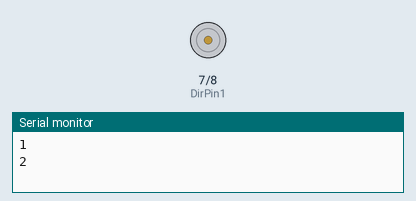
Bench run of a sketch on a simulated Arduino Uno, built with avr-gcc and run on an emulated ATmega328P. On the bench: motor-driver pin pairs drawn as motors (green arrow = first pin HIGH = forward, orange = second pin HIGH = backward, longer = more drive, scaled by the enable pin), the last lines printed to the serial monitor.

Above: at 0.1 s.
At 6.6 s:
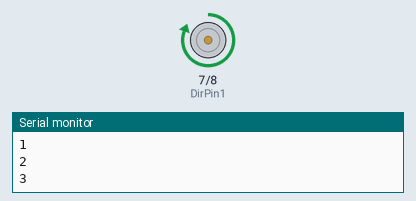
At 31.23 s:
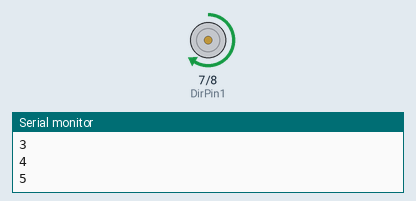
At 39.74 s:
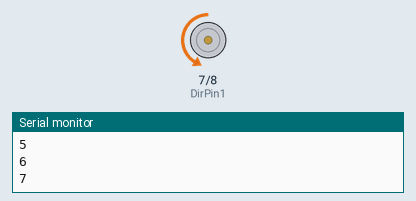
Timing chart, 0 to 40.0 s (numbered marks = the images above):
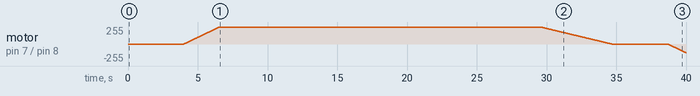

Measured:
- by itself, motor on pin 7 (DirPin1) / pin 8 (DirPin2): rises from stopped to forward 255/255 in 2.5 s, then falls to backward 131/255 in 33.4 s

The sketch:

State_Machine.ino
```cpp
int  InputNum, Speed_value;
const byte PWMPin = 6;
const byte DirPin1 = 7;
const byte DirPin2 = 8;

const byte interruptPinA = 2;
const byte interruptPinB = 3;
volatile long EncoderCount = 0; //volatile global varaible to update variable

float theta, RPM;
float  theta_prev = 0;
float CountPerRev = 484; //input 12V will have to run at 600 RPM

unsigned long t;
int dt; //change of time
unsigned long t_prev = 0; //previous time
int dt_desired = 20;

int PWMvalue = 255;


void setup() {
  // put your setup code here, to run once:

  // put your setup code here, to run once:
  Serial.begin(9600);
  pinMode(DirPin1, OUTPUT);
  pinMode(DirPin2, OUTPUT);

  // pinMode(interruptPinA, INPUT_PULLUP); //gets internnaly conencted to 5V using 50kohm, pins set to high state
  // pinMode(interruptPinB, INPUT_PULLUP);
  // attachInterrupt(digitalPinToInterrupt(interruptPinA), ISR_EncoderA, CHANGE); //ISR_EncoderA: whenever interruptPinA changes its status from low to High
  // attachInterrupt(digitalPinToInterrupt(interruptPinB), ISR_EncoderB, CHANGE);


}

void loop() {
  // put your main code here, to run repeatedly:
  int i = 1;
  //State-Machine

  switch (i)
  {
    case 1:
      Serial.println(i);
      i++;
    case 2:
      //set clockwise-direction
      Serial.println(i);
      digitalWrite(DirPin1, HIGH);
      digitalWrite(DirPin2, LOW);
      delay(2000);
      i++;
    case 3:
      //accelerate motor
      Serial.println(i);
      delay(2000);
      Accelerate(PWMvalue);
      i++;
    case 4:
      //maintain-speed ten seconds
      Serial.println(i);
      delay(10000);
      i++;
    case 5:
      //decelerate motor
      Serial.println(i);
      delay(1000);
      Decelerate(PWMvalue);
      i++;
    case 6:
      //set counterclockwise-direction
      Serial.println(i);
      delay(2000);
      digitalWrite(DirPin1, LOW);
      digitalWrite(DirPin2, HIGH);
      i++;
    case 7:
      //accelerate motor
      Serial.println(i);
      delay(2000);
      Accelerate(PWMvalue);
      i++;
    case 8:
      //decelerate motor
      Serial.println(i);
      delay(2000);
      Decelerate(PWMvalue);
    default:
      break;
  }


}


//Accelerate
void Accelerate(int PWMval)
{

  for (int i = 0; i <= PWMval; i++)
  {
    //Serial.print("PWM Value: ");
    //Serial.println(i);
    analogWrite(PWMPin, i);
    delay(10);

  }

  delay(10000);
}


void Decelerate(int PWMval)
{
  delay(2000);
  for (int i = PWMval; i >= 0; i--)
  {
    //Serial.print("PWM Value: ");
    //Serial.println(i);
    analogWrite(PWMPin, i);
    delay(20);
  }

}
```
